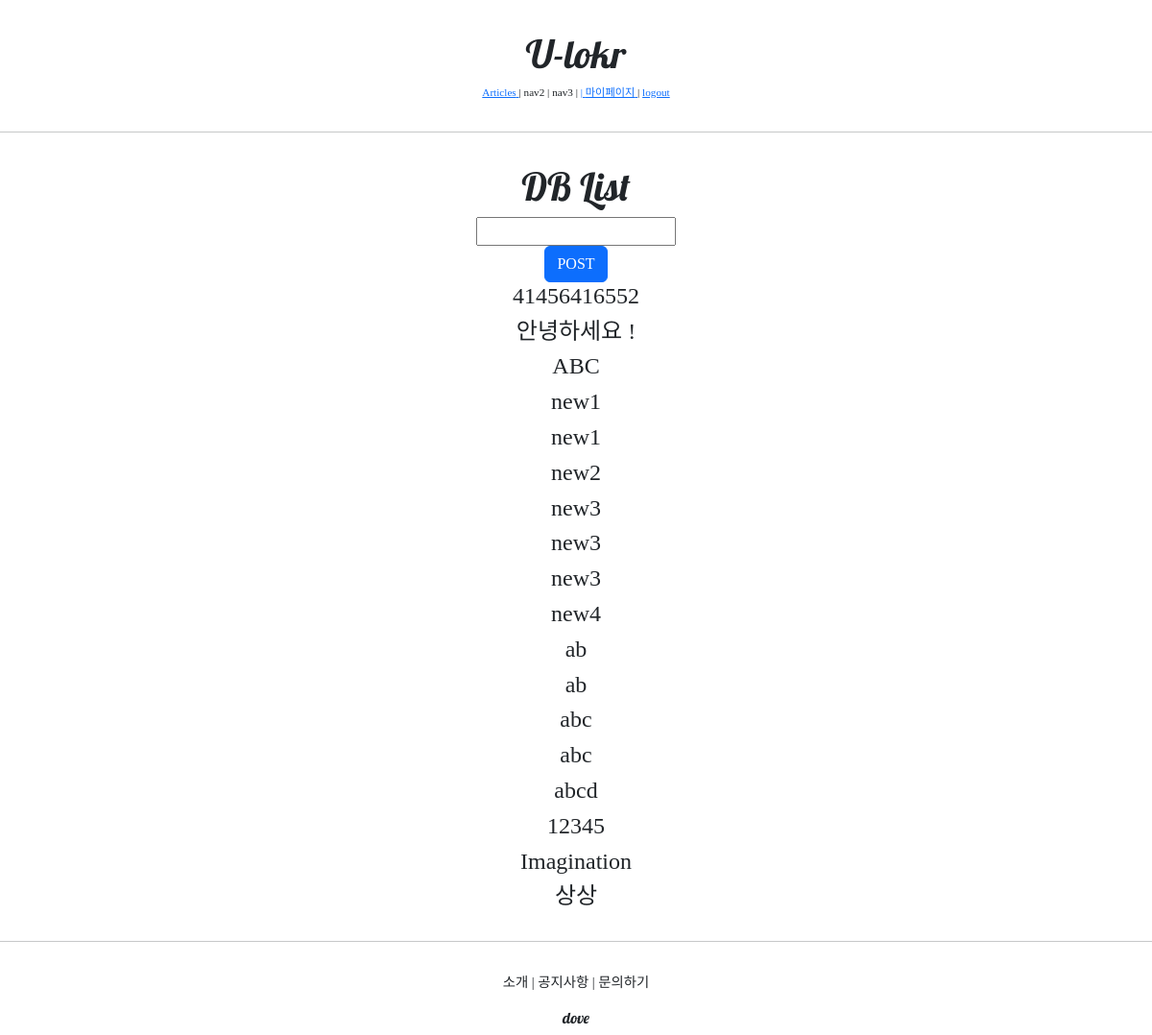
The app's page /accounts/hello_world/ (signed in) with its own data.
### accountapp/models.py (models this page shows)
class HelloWorld(models.Model): #HelloWorld 객체는 text 멤버변수를 가지고 있다.
    text = models.CharField(max_length=255, null=False)

### accountapp/views.py (the view)
# urls.py: path('hello_world/', hello_world, name='hello_world'),
@login_required #모듈을 통해 불러온다
def hello_world(request):
    if request.method=="POST":
        temp = request.POST.get('hello_world_input') #request의 post 요청 (하지만 대문자로 써야 한다)에서  input 태그의 name속성값이 hello_world_input인 것의 데이터를 가져와라
        new_hello_world = HelloWorld() #인스턴스 생성 (객체 타입은 HelloWorld이다)
        new_hello_world.text = temp
        new_hello_world.save() #DB에 new_hello_world 인스턴스를 저장
        hello_world_list = HelloWorld.objects.all() #HelloWorld 클래스 타입 내장 기본 함수여서 HelloWorld.을 쓰나보다?
        return HttpResponseRedirect(reverse('accountapp:hello_world')) #/accountapp/urls.py의 app_name을 입력하면 알아서 urlpatterns의 경로를 참고하여 account/hello_world로 변환된다.
    else:
        hello_world_list = HelloWorld.objects.all()
        return render(request, 'accountapp/hello_world.html', context={'hello_world_list': hello_world_list}) #/accountapp/hello_world가 아니다. 앞에 /는 꼭 빼야 한다 context는 보내줄 데이터다

### accountapp/templates/accountapp/hello_world.html (shortened to what this page needs)
{% extends 'base.html' %}
{% block content %}
<div style="border-radius:1rem; margin:2rem; text-align:center;">
<h1 style="font-family: 'Lobster', cursive;">
    DB List
    </h1>
    <form action="/account/hello_world/" method="post">
        <div>
            <input type="text" name="hello_world_input">
        </div>
        <div>
            <input type="submit" class="btn btn-primary" value="POST">
        </div>
    </form>
    {% if hello_world_list %}
    	{% for i in hello_world_list %}
    	<h4>
        {{ i.text }}
    	</h4>
    	{% endfor %}
    {% endif %}
</div>
{% endblock %}

### records on screen
HelloWorld: text "41456416552"
HelloWorld: text "안녕하세요 !"
HelloWorld: text "ABC"
HelloWorld: text "new1"
HelloWorld: text "new1"
HelloWorld: text "new2"
HelloWorld: text "new3"
HelloWorld: text "new3"
HelloWorld: text "new3"
HelloWorld: text "new4"
HelloWorld: text "ab"
HelloWorld: text "ab"
HelloWorld: text "abc"
HelloWorld: text "abc"
HelloWorld: text "abcd"
HelloWorld: text "12345"
HelloWorld: text "Imagination"
HelloWorld: text "상상"
